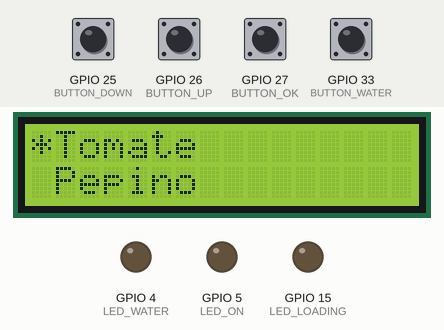
Recording of a sketch running on a simulated ESP32. On the bench: 16×2 character LCD, output pins drawn as LEDs (lit = HIGH). The inputs (shaded band) are chosen by the test bench; at power-on: GPIO 25 (BUTTON_DOWN), GPIO 26 (BUTTON_UP), GPIO 27 (BUTTON_OK), GPIO 33 (BUTTON_WATER) HIGH. What the sketch prints to the serial monitor is not drawn.

Above: at 1.2 s.
1.3 s: GPIO 25 (BUTTON_DOWN) pulled LOW for 0.15 s
At 2.2 s:
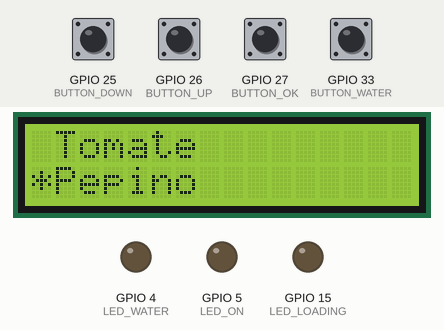
2.9 s: GPIO 27 (BUTTON_OK) pulled LOW for 0.15 s
At 4.0 s:
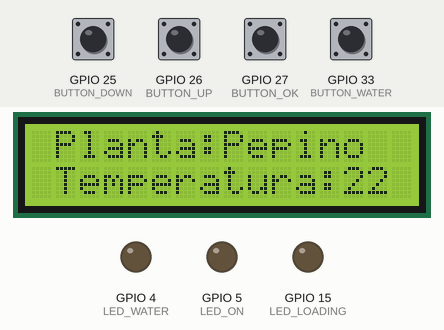
4.5 s: GPIO 26 (BUTTON_UP) pulled LOW for 0.15 s
At 5.2 s:
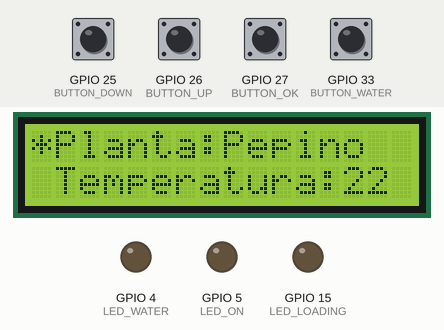
6.1 s: GPIO 25 (BUTTON_DOWN) pulled LOW for 1 s
At 7.7 s:
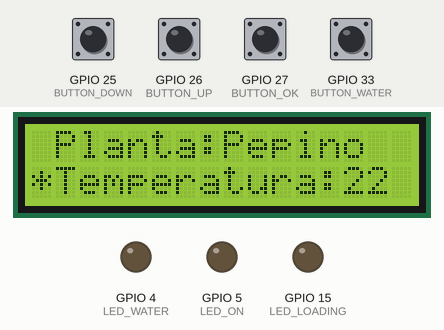
8.6 s: GPIO 26 (BUTTON_UP) pulled LOW for 1 s
At 9.61 s:
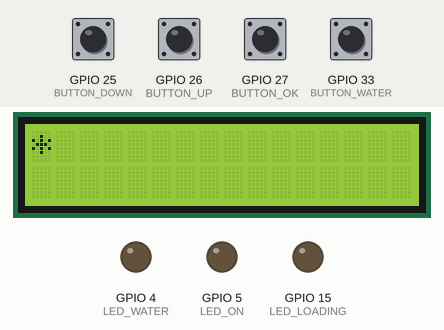
Timing chart, 0 to 11.6 s (numbered marks = the images above; inputs shaded):
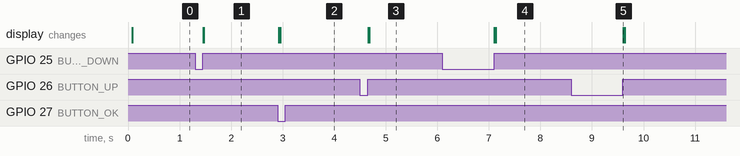

Measured:
- after the input at 1.3 s, the display: first changes after 0.16 s (image 1 shows a later state)
- after the input at 2.9 s, the display: first changes at once (image 2 shows a later state)
- after the input at 4.5 s, the display: first changes after 0.16 s (image 3 shows a later state)
- after the input at 6.1 s, the display: first changes after 1.0 s (image 4 shows a later state)
- after the input at 8.6 s, the display: changes after 1.0 s (image 5)

The sketch:

SELECCION.ino
```cpp
#include <List.hpp>
#include <TimerOne.h>
#include <LiquidCrystal_I2C.h>  //21: SDA || 22: SLC

#define BUTTON_UP 26
#define BUTTON_DOWN 25
#define BUTTON_OK 27
#define BUTTON_WATER 33

#define LED_WATER 4
#define LED_LOADING 15
#define LED_ON 5

#define PUSHED LOW
#define N_PUSHED HIGH

#define HOME 1
#define DOWN 2
#define UP 3
#define PRINT 4
int actualState = HOME;
int returnState = HOME;

bool ReadButtonUp = N_PUSHED;
bool ReadButtonDown = N_PUSHED;
bool ReadButtonOk = N_PUSHED;
bool ReadButtonWater = N_PUSHED;

List<String> plants;
List<int> temperature;
List<int> humid;

bool selected = 0;
int printIndex = 0;
int chosenPlant = 0;

int seg = 0;
int ms = 0;
int segPrint = 0;
#define T_PRINT 1

void ScrollDown(void);
void ScrollUp(void);

LiquidCrystal_I2C lcd(0x27, 16, 2);

void setup() {
  Serial.begin(115200);

  plants.add("Tomate");
  temperature.add(21);
  humid.add(1);
  plants.add("Pepino");
  temperature.add(22);
  humid.add(2);
  plants.add("Remolacha");
  temperature.add(23);
  humid.add(3);
  plants.add("Rucula");
  temperature.add(24);
  humid.add(4);

  Timer1.initialize(1000);            //Cada cuantos milisegundos queremos que interrumpa el timer, en este caso: 1000
  Timer1.attachInterrupt(ISR_Timer);  //A dónde queremos ir en la interrupción, en este caso: ISR_Timer (la función más abajo);

  pinMode(BUTTON_UP, INPUT_PULLUP);
  pinMode(BUTTON_DOWN, INPUT_PULLUP);
  pinMode(BUTTON_OK, INPUT_PULLUP);
  pinMode(BUTTON_WATER, INPUT_PULLUP);

  pinMode(LED_WATER, OUTPUT);
  pinMode(LED_ON, OUTPUT);
  pinMode(LED_LOADING, OUTPUT);

  // Inicializar el LCD
  lcd.init();

  //Encender la luz de fondo.
  lcd.backlight();
  lcd.setCursor(0, 0);
  lcd.print("*");
  // Ubicamos el cursor en la primera posición(columna:0) de la segunda línea(fila:1)
  lcd.setCursor(0, 1);
  lcd.print("");
  lcd.setCursor(1, 0);
  lcd.print(plants.get(printIndex));
  lcd.setCursor(1, 1);
  lcd.print(plants.get(printIndex + 1));
}

void loop() {

  ReadButtonDown = digitalRead(BUTTON_DOWN);
  ReadButtonUp = digitalRead(BUTTON_UP);
  ReadButtonOk = digitalRead(BUTTON_OK);
  ReadButtonWater = digitalRead(BUTTON_WATER);

  switch (actualState) {
    case HOME:
      returnState = HOME;
      lcd.setCursor(1, 0);
      lcd.print(plants.get(printIndex));
      lcd.setCursor(1, 1);
      lcd.print(plants.get(printIndex + 1));

      if (ReadButtonDown == PUSHED) {
        actualState = DOWN;
      }

      if (ReadButtonUp == PUSHED) {
        actualState = UP;
      }

      if (ReadButtonOk == PUSHED) {
        actualState = PRINT;
        lcd.clear();
        chosenPlant = printIndex;
        if (selected == 1) {
          chosenPlant++;
        }
        Serial.println(printIndex);
      }

      break;

    case DOWN:
      if (ReadButtonDown == N_PUSHED) {
        ScrollDown();
        actualState = returnState;
      }
      break;

    case UP:
      if (ReadButtonUp == N_PUSHED) {
        Serial.println("go up");
        ScrollUp();
        actualState = returnState;
      }
      break;

    case PRINT:
    Serial.println(ReadButtonUp);
      if (ReadButtonUp == N_PUSHED) {
        returnState = PRINT;
        lcd.setCursor(1, 0);
        lcd.print("Planta:");
        lcd.setCursor(8, 0);
        lcd.print(plants.get(chosenPlant));
        lcd.setCursor(1, 1);
        lcd.print("Temperatura:");
        lcd.setCursor(13, 1);
        lcd.print(temperature.get(chosenPlant));
      }
      if (ReadButtonDown == PUSHED) {
          actualState = DOWN;
        }

        if (ReadButtonUp == PUSHED) {
          actualState = UP;
          Serial.println("should up");
        }
      break;
  }
}

void ScrollDown() {
  if (selected == 1) {
    Serial.print("1 --> ");
    selected = 0;
    lcd.clear();
    Serial.println(selected);
    lcd.setCursor(0, 0);
    lcd.print("*");
    lcd.setCursor(0, 1);
    lcd.print("");
    if (plants.getSize() == (printIndex + 2)) {
      Serial.print(printIndex);
      Serial.print(" | ");
      Serial.println(plants.getSize());
      printIndex = 0;
    } else {
      printIndex = printIndex + 1;
    }
    return;
  } else {
    Serial.print("0 --> ");
    selected = 1;
    lcd.clear();
    Serial.println(selected);
    lcd.setCursor(0, 0);
    lcd.print("");
    lcd.setCursor(0, 1);
    lcd.print("*");
    return;
  }
}

void ScrollUp() {
  Serial.println("up");
  if (selected == 1) {
    Serial.print("1 --> ");
    selected = 0;
    lcd.clear();
    Serial.println(selected);
    lcd.setCursor(0, 0);
    lcd.print("*");
    lcd.setCursor(0, 1);
    lcd.print("");
    return;
  } else if (selected == 0) {
    Serial.print("0 --> ");
    selected = 1;
    lcd.clear();
    Serial.println(selected);
    lcd.setCursor(0, 0);
    lcd.print("");
    lcd.setCursor(0, 1);
    lcd.print("*");
    if (printIndex == 0) {
      printIndex = plants.getSize() - 2;
    } else {
      printIndex = printIndex - 1;
    }
  }
  return;
}

void ISR_Timer(void)  //Crea la función de qué va a hacer cuando se produzca una interrupción
{
  ms = ms + 1;
  if (ms >= 1000) {
    seg = seg + 1;
    segPrint = segPrint + 1;
    ms = ms - 1000;
  }
  return;
}
```
